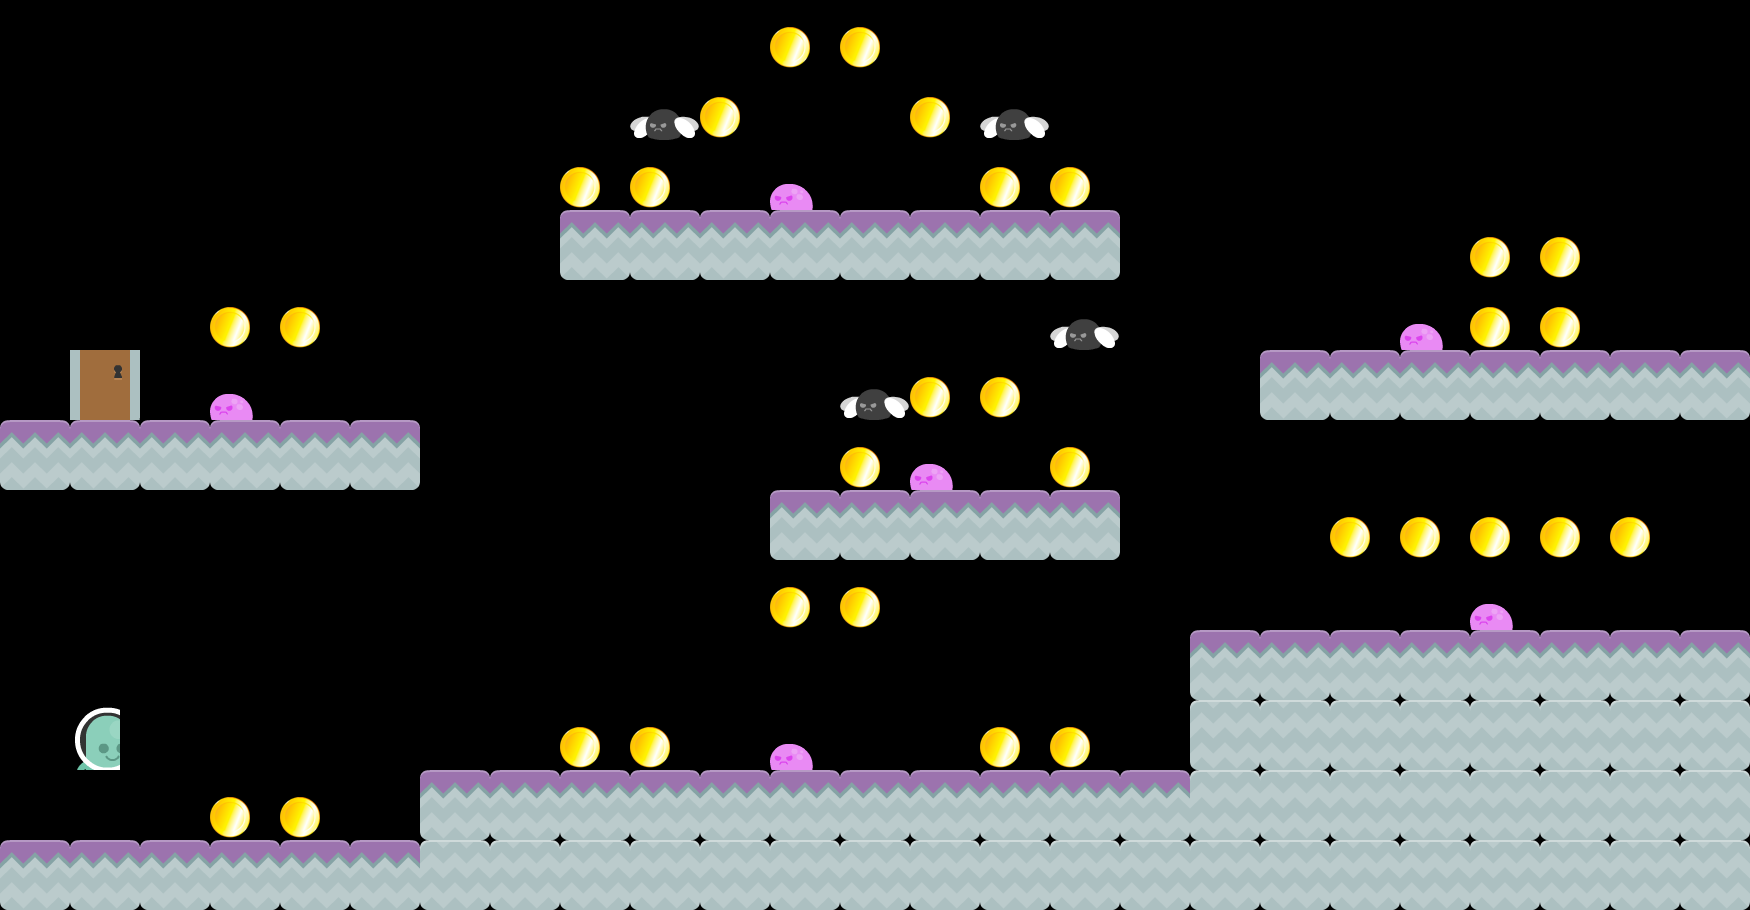

A level layout from a 2D game, rendered from its tile map. Below: a short description, then the map file with its tile-grid data intact:
An orthogonal 25x13 tile map with 70x70 px tiles, 1 tile layer (Tile Layer 1), 7 tilesets.

<map version="1.0" orientation="orthogonal" renderorder="right-down" width="25" height="13" tilewidth="70" tileheight="70" nextobjectid="1">
 <tileset firstgid="1" name="ground" tilewidth="70" tileheight="70" tilecount="1">
  <image source="../Art/Art/tiles/ground.png" width="70" height="70" />
 </tileset>
 <tileset firstgid="2" name="ground_dirt" tilewidth="70" tileheight="70" tilecount="1">
  <image source="../Art/Art/tiles/ground_dirt.png" width="70" height="70" />
 </tileset>
 <tileset firstgid="3" name="walk0001" tilewidth="50" tileheight="67" tilecount="1">
  <image source="../Art/Art/character/walk/walk0001.png" width="75" height="96" />
 </tileset>
 <tileset firstgid="4" name="slime_walk" tilewidth="43" tileheight="26" tilecount="1">
  <image source="../Art/Art/enemies/slime_walk.png" width="43" height="26" />
 </tileset>
 <tileset firstgid="5" name="coin_gold" tilewidth="40" tileheight="45" tilecount="1">
  <image source="../Art/Art/coin/coin/1.png" width="40" height="45" />
 </tileset>
 <tileset firstgid="6" name="door_closedMid" tilewidth="70" tileheight="70" tilecount="1">
  <image source="../Art/Art/exit/door_closedMid.png" width="70" height="70" />
 </tileset>
 <tileset firstgid="7" name="fly_fly" tilewidth="69" tileheight="31" tilecount="1">
  <image source="../Art/Art/enemies/fly_fly.png" width="69" height="31" />
 </tileset>
 <layer name="Tile Layer 1" width="25" height="13">
  <data encoding="csv">
0,0,0,0,0,0,0,0,0,0,0,5,5,0,0,0,0,0,0,0,0,0,0,0,0,
0,0,0,0,0,0,0,0,0,7,5,0,0,5,7,0,0,0,0,0,0,0,0,0,0,
0,0,0,0,0,0,0,0,5,5,0,4,0,0,5,5,0,0,0,0,0,0,0,0,0,
0,0,0,0,0,0,0,0,1,1,1,1,1,1,1,1,0,0,0,0,0,5,5,0,0,
0,0,0,5,5,0,0,0,0,0,0,0,0,0,0,7,0,0,0,0,4,5,5,0,0,
0,6,0,4,0,0,0,0,0,0,0,0,7,5,5,0,0,0,1,1,1,1,1,1,1,
1,1,1,1,1,1,0,0,0,0,0,0,5,4,0,5,0,0,0,0,0,0,0,0,0,
0,0,0,0,0,0,0,0,0,0,0,1,1,1,1,1,0,0,0,5,5,5,5,5,0,
0,0,0,0,0,0,0,0,0,0,0,5,5,0,0,0,0,0,0,0,0,4,0,0,0,
0,0,0,0,0,0,0,0,0,0,0,0,0,0,0,0,0,1,1,1,1,1,1,1,1,
0,3,0,0,0,0,0,0,5,5,0,4,0,0,5,5,0,2,2,2,2,2,2,2,2,
0,0,0,5,5,0,1,1,1,1,1,1,1,1,1,1,1,2,2,2,2,2,2,2,2,
1,1,1,1,1,1,2,2,2,2,2,2,2,2,2,2,2,2,2,2,2,2,2,2,2
</data>
 </layer>
</map>
